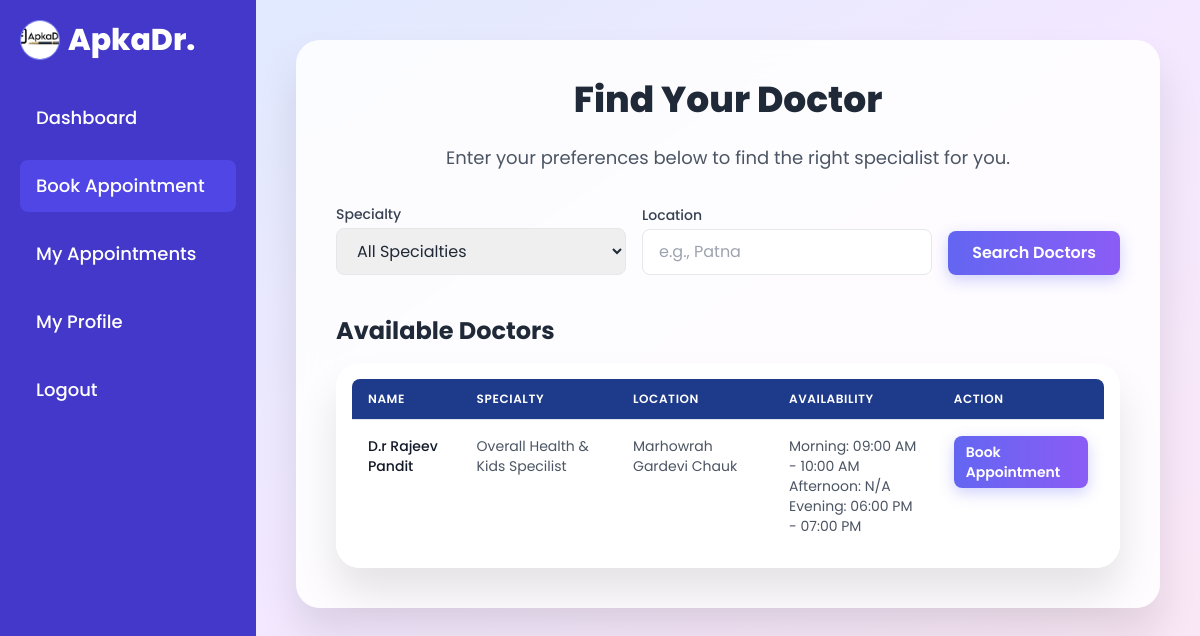
Screenshot of /user/search_doctors (signed in) with the database file from the repository.
### backend/models.py (models this page shows, shortened)
class Doctor(db.Model):
    id = db.Column(db.Integer, primary_key=True)
    full_name = db.Column(db.String(100), nullable=False)
    email = db.Column(db.String(100), unique=True, nullable=False)
    phone = db.Column(db.String(20), nullable=False)
    specialty = db.Column(db.String(100), nullable=False)
    password = db.Column(db.String(200), nullable=False)   # Hashed
    status = db.Column(db.String(20), nullable=False, default='pending')    # 'pending' or 'approved'
    photo = db.Column(db.String(200))    # Path to uploaded photo
    age = db.Column(db.Integer(), nullable=True)     # Added age field
    address = db.Column(db.String(200), nullable=True) # Added address field
    available_from = db.Column(db.String(5), nullable=True)
    available_to = db.Column(db.String(5), nullable=True)
    morning_slot = db.Column(db.String(50), nullable=True) # Store full slot description
    afternoon_slot = db.Column(db.String(50), nullable=True) # Store full slot description
    evening_slot = db.Column(db.String(50), nullable=True) # Store full slot description
    appointments = db.relationship('Appointment', backref='doctor', lazy=True, primaryjoin="Doctor.id == Appointment.doctor_id")

### backend/controllers.py (the view)
@app.route("/user/search_doctors", methods=["GET"])
def search_doctors():
    if session.get("user_type") != "general":
        flash("Unauthorized access", "danger")
        return redirect(url_for("login_page"))
    doctors_query = Doctor.query.filter_by(status='approved')
    all_approved_doctors = Doctor.query.filter_by(status='approved').all()
    specialties = sorted(list(set([d.specialty for d in all_approved_doctors if d.specialty]))) # Added check for None specialty
    specialty_filter = request.args.get("specialty")
    location_filter = request.args.get("location")
    if specialty_filter and specialty_filter != "Choose...":
        doctors_query = doctors_query.filter_by(specialty=specialty_filter)
    if location_filter:
        doctors_query = doctors_query.filter(Doctor.address.ilike(f'%{location_filter}%'))
        flash("Location search results are displayed.", "info") # Optional: update message
    doctors = doctors_query.all()
    return render_template(
        "user/search_doctors.html",
        doctors=doctors,
        specialties=specialties,
        selected_specialty=specialty_filter if specialty_filter else "", # Changed default to empty string for 'All Specialties'
        selected_location=location_filter if location_filter else ""
    )

### templates/user/search_doctors.html (shortened to what this page needs)
<!DOCTYPE html>
<html lang="en">
<head>
    <script src="https://cdn.tailwindcss.com"></script>
</head>
<body class="bg-gradient-to-br from-blue-100 via-purple-100 to-pink-100 min-h-screen flex flex-col">
    <div class="flex flex-1">
        <nav id="sidebar"
            class="sidebar fixed inset-y-0 left-0 bg-indigo-700 text-white w-64 p-5 z-50 md:relative md:translate-x-0">
            <div class="flex justify-between items-center mb-10 md:mb-8">
                <div class="hidden md:flex items-center gap-2">
                    <img src="/static/images/apkadr.logo.jpg" alt="ApkaDr. Logo"
                        class="h-10 w-10 rounded-full object-cover border border-indigo-400">
                    <h4 class="text-3xl font-extrabold">ApkaDr.</h4>
                </div>
            </div>
            <ul class="nav flex flex-col space-y-4">
                <li><a class="nav-link block py-3 px-4 rounded-lg hover:bg-indigo-600 transition duration-200 text-white text-lg font-medium"
                        href="{{ url_for('user_dashboard', user_id=session.get('user_id')) }}">Dashboard</a></li>
                <li><a class="nav-link block py-3 px-4 rounded-lg bg-indigo-600 text-white text-lg font-medium"
                        href="{{ url_for('search_doctors') }}">Book Appointment</a></li>
                <li><a class="nav-link block py-3 px-4 rounded-lg hover:bg-indigo-600 transition duration-200 text-white text-lg font-medium"
                        href="{{ url_for('my_appointments') }}">My Appointments</a></li>
                <li><a class="nav-link block py-3 px-4 rounded-lg hover:bg-indigo-600 transition duration-200 text-white text-lg font-medium"
                        href="{{ url_for('user_profile') }}">My Profile</a></li>
                <li><a class="nav-link block py-3 px-4 rounded-lg hover:bg-indigo-600 transition duration-200 text-white text-lg font-medium"
                        href="{{ url_for('logout') }}">Logout</a></li>
            </ul>
        </nav>
        <main class="flex-1 p-6 md:p-10 md:w-full">
            <div class="card-aesthetic p-6 md:p-10 max-w-5xl mx-auto">
                <h2 class="text-3xl md:text-4xl font-extrabold text-gray-800 mb-6 text-center">Find Your Doctor</h2>
                <p class="text-gray-600 text-lg mb-8 text-center">Enter your preferences below to find the right
                    specialist for you.</p>
                <form class="space-y-6 md:space-y-0 md:flex md:gap-4 items-end mb-10" method="GET"
                    action="{{ url_for('search_doctors') }}">
                    <div class="flex-1">
                        <label for="specialty" class="block text-sm font-medium text-gray-700 mb-1">Specialty</label>
                        <select id="specialty" name="specialty"
                            class="input-aesthetic block w-full px-4 py-2.5 rounded-lg text-gray-800">
                            <option value="" {% if not selected_specialty or selected_specialty=='Choose...'
                                %}selected{% endif %}>All Specialties</option>
                        </select>
                    </div>
                    <div class="flex-1">
                        <label for="location" class="block text-sm font-medium text-gray-700 mb-1">Location</label>
                        <input type="text"
                            class="input-aesthetic block w-full px-4 py-2.5 rounded-lg text-gray-800 placeholder-gray-400"
                            id="location" name="location" placeholder="e.g., Patna" value="{{ selected_location }}">
                    </div>
                    <div>
                        <button type="submit"
                            class="button-aesthetic w-full md:w-auto px-6 py-2.5 rounded-lg text-white font-semibold focus:outline-none focus:ring-2 focus:ring-offset-2 focus:ring-indigo-500">
                            Search Doctors
                        </button>
                    </div>
                </form>
                <div>
                    <h3 class="text-2xl font-bold text-gray-800 mb-4">Available Doctors</h3>
                    <div class="card-aesthetic overflow-x-auto p-4 hidden md:block">
                        <table class="min-w-full divide-y divide-gray-200 doctor-table">
                            <thead class="bg-gray-50">
                                <tr>
                                    <th scope="col"
                                        class="px-4 py-3 text-left text-xs font-medium uppercase tracking-wider rounded-tl-lg">
                                        Name</th>
                                    <th scope="col"
                                        class="px-4 py-3 text-left text-xs font-medium uppercase tracking-wider">
                                        Specialty</th>
                                    <th scope="col"
                                        class="px-4 py-3 text-left text-xs font-medium uppercase tracking-wider">
                                        Location</th>
                                    <th scope="col"
                                        class="px-4 py-3 text-left text-xs font-medium uppercase tracking-wider">
                                        Availability</th>
                                    <th scope="col"
                                        class="px-4 py-3 text-left text-xs font-medium uppercase tracking-wider rounded-tr-lg">
                                        Action</th>
                                </tr>
                            </thead>
                            <tbody class="bg-white divide-y divide-gray-200">
                                {% for doctor in doctors %}
                                <tr class="doctor-table-row">
                                    <td class="px-4 py-3 text-sm font-medium text-gray-900">{{ doctor.full_name }}</td>
                                    <td class="px-4 py-3 text-sm text-gray-600">{{ doctor.specialty }}</td>
                                    <td class="px-4 py-3 text-sm text-gray-600">{{ doctor.address if doctor.address else
                                        'Not specified' }}</td>
                                    <td class="px-4 py-3 text-sm text-gray-600">
                                        {% if doctor.morning_slot %}
                                        <p>Morning: {{ doctor.morning_slot }}</p>
                                        {% else %}
                                        <p>Morning: N/A</p>
                                        {% endif %}
                                        {% if doctor.afternoon_slot %}
                                        <p>Afternoon: {{ doctor.afternoon_slot }}</p>
                                        {% else %}
                                        <p>Afternoon: N/A</p>
                                        {% endif %}
                                        {% if doctor.evening_slot %}
                                        <p>Evening: {{ doctor.evening_slot }}</p>
                                        {% else %}
                                        <p>Evening: N/A</p>
                                        {% endif %}
                                    </td>
                                    <td class="px-4 py-3 text-sm">
                                        <a href="{{ url_for('book_appointment', doctor_id=doctor.id) }}"
                                            class="button-aesthetic inline-block px-3 py-1.5 rounded-lg text-white font-semibold text-sm">Book
                                            Appointment</a>
                                    </td>
                                </tr>
                                {% else %}
                                <tr>
                                    <td colspan="5" class="px-4 py-3 text-center text-sm text-gray-600">No doctors found
                                        matching your criteria.</td>
                                </tr>
                                {% endfor %}
                            </tbody>
                        </table>
                    </div>
                </div>
            </div>
        </main>
    </div>
</body>
</html>

### templates/user/search_doctors.html (style rules this page uses)
body { font-family: 'Poppins', sans-serif; overflow-x: hidden; }
:root { --apkadr-dark-blue: #1e3a8a; --apkadr-gold: #facc15; --apkadr-black: #343a40; --apkadr-light-gray: #f7f7f7; --apkadr-white: #ffffff; }
.card-aesthetic { background: rgba(255, 255, 255, 0.85); backdrop-filter: blur(16px); border-radius: 1.5rem; box-shadow: 0 25px 40px rgba(0, 0, 0, 0.1); transition: transform 0.3s ease, box-shadow 0.3s ease; }
.input-aesthetic { border: 1px solid #e5e7eb; transition: all 0.3s ease; }
.button-aesthetic { background: linear-gradient(to right, #6366f1, #8b5cf6); transition: all 0.3s ease; box-shadow: 0 5px 15px rgba(99, 102, 241, 0.3); }
.sidebar { transition: transform 0.3s ease-in-out; transform: translateX(-100%); box-shadow: 5px 0 15px rgba(0, 0, 0, 0.1); }
@media (min-width: 768px) { .sidebar { transform: translateX(0); position: relative; box-shadow: none; } }
@media (min-width: 768px) { .md\:w-full { width: 100%; } }
.doctor-table-row { transition: background-color 0.2s ease; }
.doctor-table thead { background-color: var(--apkadr-dark-blue); }
.doctor-table th { color: var(--apkadr-white); font-weight: 600; text-align: left; vertical-align: top; padding: 0.75rem 1rem; }
.doctor-table td { text-align: left; vertical-align: top; padding: 1rem; }

### rows the page displays
Doctor: full_name "D.r Rajeev Pandit", specialty "Overall Health & Kids Specilist", address "Marhowrah Gardevi Chauk", morning_slot "09:00 AM - 10:00 AM", afternoon_slot "Afternoon: N/A", evening_slot "06:00 PM - 07:00 PM"
